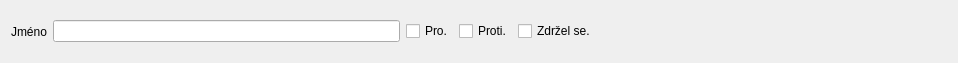
<?xml version="1.0" encoding="UTF-8"?>
<ui version="4.0">
 <class>Hlasovani</class>
 <widget class="QWidget" name="Hlasovani">
  <property name="geometry">
   <rect>
    <x>0</x>
    <y>0</y>
    <width>958</width>
    <height>63</height>
   </rect>
  </property>
  <property name="sizePolicy">
   <sizepolicy hsizetype="Preferred" vsizetype="Maximum">
    <horstretch>0</horstretch>
    <verstretch>0</verstretch>
   </sizepolicy>
  </property>
  <property name="windowTitle">
   <string>Form</string>
  </property>
  <layout class="QHBoxLayout" name="horizontalLayout">
   <item>
    <widget class="QLabel" name="m_lblJmeno">
     <property name="text">
      <string>Jméno</string>
     </property>
    </widget>
   </item>
   <item>
    <widget class="QLineEdit" name="m_txtJmeno"/>
   </item>
   <item>
    <widget class="QCheckBox" name="m_cbPritomen">
     <property name="text">
      <string>Pro.</string>
     </property>
    </widget>
   </item>
   <item>
    <widget class="QCheckBox" name="m_cbRidici">
     <property name="text">
      <string>Proti.</string>
     </property>
    </widget>
   </item>
   <item>
    <widget class="QCheckBox" name="m_cbZapisovatel">
     <property name="text">
      <string>Zdržel se.</string>
     </property>
    </widget>
   </item>
   <item>
    <spacer name="horizontalSpacer">
     <property name="orientation">
      <enum>Qt::Horizontal</enum>
     </property>
     <property name="sizeHint" stdset="0">
      <size>
       <width>351</width>
       <height>20</height>
      </size>
     </property>
    </spacer>
   </item>
  </layout>
 </widget>
 <resources/>
 <connections/>
</ui>
